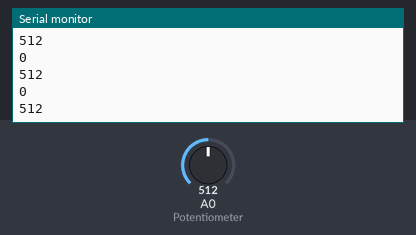
Recording of a sketch running on a simulated Arduino Uno, built with avr-gcc and run on an emulated ATmega328P. On the bench: the last lines printed to the serial monitor. The test bench sets the inputs (shaded band); at power-on: A0 (Potentiometer) = 512.

Above: at 1.2 s.
1.3 s: A0 (Potentiometer) set to 716
At 2.0 s:
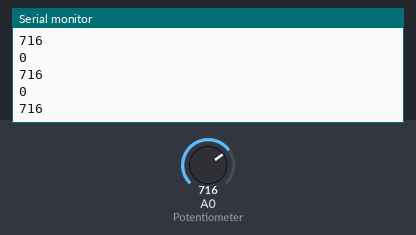
2.8 s: A0 (Potentiometer) set to 900
At 3.6 s:
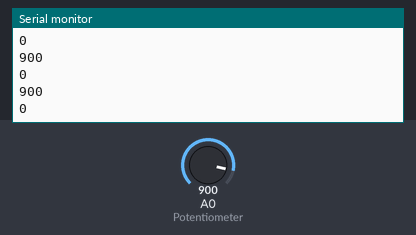
Timing chart, 0 to 5.8 s (numbered marks = the images above; inputs shaded):
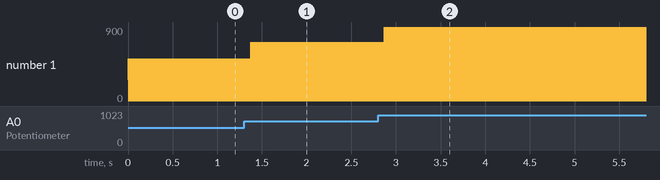

The sketch:

Voltage_Reader.ino
```cpp
/*
    displays the bit and voltage values of a potentiometer on the serial monitor

 (Math, analog read, serial monitor)
*/

int Sensor_Value = 0; //create storage variable for sensor
int Voltage = 0;//create storage variable for voltage

void setup()
{
Serial.begin(9600);//begins monitor and sets bit rate
}

void loop()//loops forever
{

   Sensor_Value = analogRead(A0);// read and store the value from the Potentiometer
 Serial.println  (Sensor_Value); //Print the stored value to the monitor
Voltage = (Sensor_Value)*(255/1023);// calculates voltage value of potentiometer
 Serial.println  (Voltage); //Print the stored value to the monitor

}
```

Measured:
- after the input at 1.3 s, the serial monitor: prints a new line after 0.07 s (image 1)
- after the input at 2.8 s, the serial monitor: prints a new line after 0.07 s (image 2)
- plotted number 1: 512 → 716 after the input at 1.3 s
